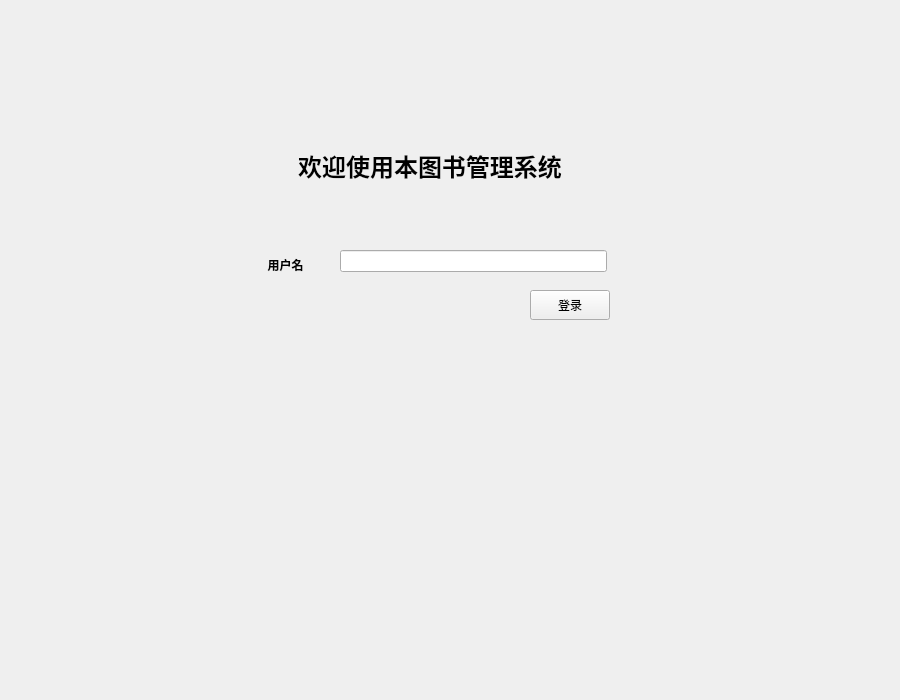
<?xml version="1.0" encoding="UTF-8"?>
<ui version="4.0">
 <class>Custompage</class>
 <widget class="QWidget" name="Custompage">
  <property name="geometry">
   <rect>
    <x>0</x>
    <y>0</y>
    <width>900</width>
    <height>700</height>
   </rect>
  </property>
  <property name="sizePolicy">
   <sizepolicy hsizetype="Fixed" vsizetype="Fixed">
    <horstretch>0</horstretch>
    <verstretch>0</verstretch>
   </sizepolicy>
  </property>
  <property name="minimumSize">
   <size>
    <width>900</width>
    <height>700</height>
   </size>
  </property>
  <property name="windowTitle">
   <string>Form</string>
  </property>
  <property name="styleSheet">
   <string notr="true">background-image: url(:/img/backgroud.png);</string>
  </property>
  <widget class="QLabel" name="user_info">
   <property name="geometry">
    <rect>
     <x>-20</x>
     <y>140</y>
     <width>900</width>
     <height>51</height>
    </rect>
   </property>
   <property name="minimumSize">
    <size>
     <width>900</width>
     <height>50</height>
    </size>
   </property>
   <property name="text">
    <string>&lt;html&gt;&lt;head/&gt;&lt;body&gt;&lt;p align=&quot;center&quot;&gt;&lt;span style=&quot; font-size:18pt; font-weight:600;&quot;&gt;欢迎使用本图书管理系统&lt;/span&gt;&lt;/p&gt;&lt;/body&gt;&lt;/html&gt;</string>
   </property>
  </widget>
  <widget class="QLineEdit" name="in_id">
   <property name="geometry">
    <rect>
     <x>340</x>
     <y>250</y>
     <width>267</width>
     <height>22</height>
    </rect>
   </property>
  </widget>
  <widget class="QLabel" name="id_info">
   <property name="geometry">
    <rect>
     <x>240</x>
     <y>250</y>
     <width>91</width>
     <height>31</height>
    </rect>
   </property>
   <property name="text">
    <string>&lt;html&gt;&lt;head/&gt;&lt;body&gt;&lt;p align=&quot;center&quot;&gt;&lt;span style=&quot; font-weight:600;&quot;&gt;用户名&lt;/span&gt;&lt;/p&gt;&lt;/body&gt;&lt;/html&gt;</string>
   </property>
  </widget>
  <widget class="QPushButton" name="sure">
   <property name="geometry">
    <rect>
     <x>530</x>
     <y>290</y>
     <width>80</width>
     <height>30</height>
    </rect>
   </property>
   <property name="minimumSize">
    <size>
     <width>80</width>
     <height>30</height>
    </size>
   </property>
   <property name="text">
    <string>登录</string>
   </property>
  </widget>
 </widget>
 <resources/>
 <connections/>
</ui>
